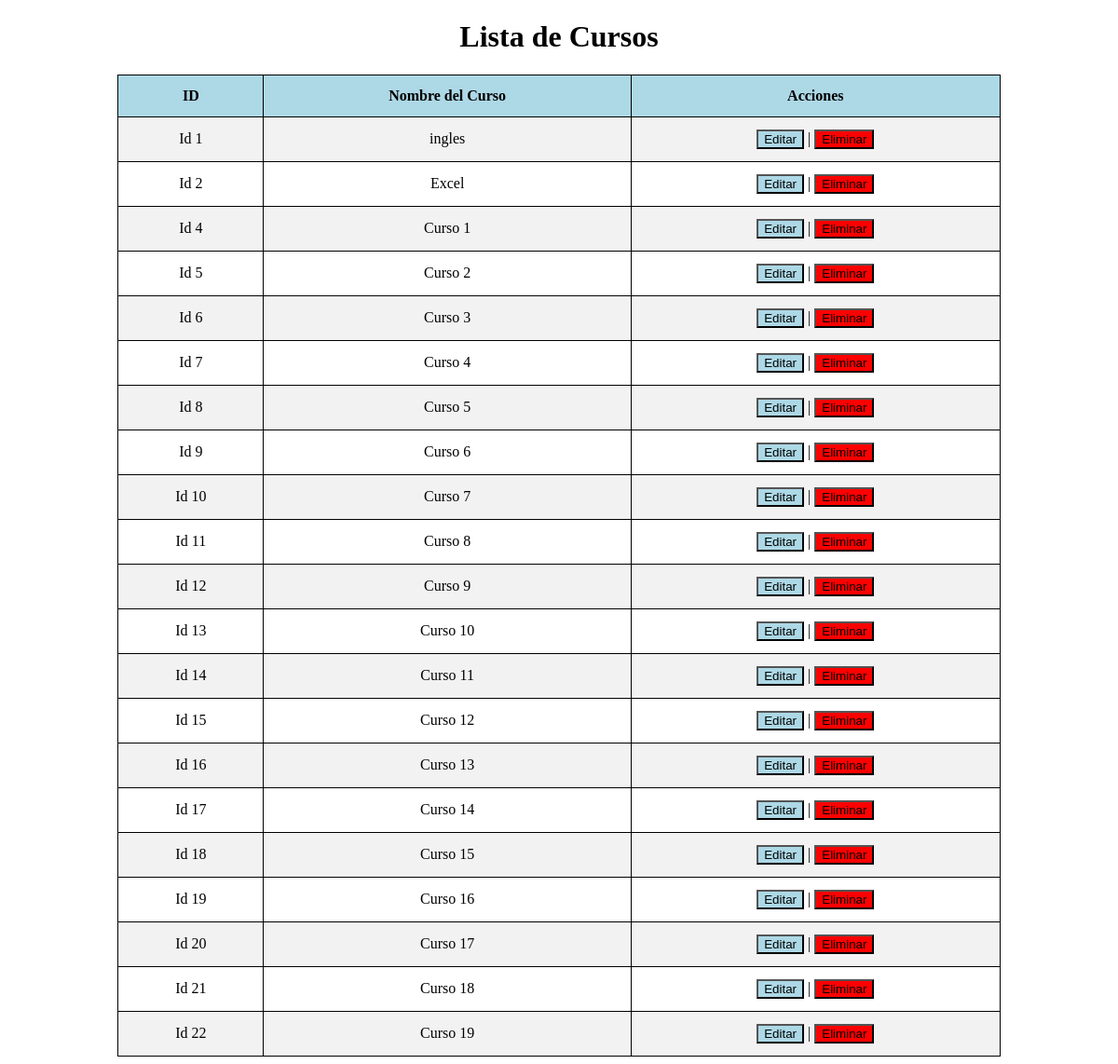
Page /prueba/mostrar.php on the committed database.
### tables this page shows
CREATE TABLE `cursoss` (
  `id` int(11) NOT NULL,
  `nombre_curso` varchar(255) DEFAULT NULL,
  `profesor` varchar(255) DEFAULT NULL,
  `modalidad` enum('presencial','semipresencial','virtual') DEFAULT NULL,
  `edad_minima` int(11) DEFAULT NULL,
  `edad_maxima` int(11) DEFAULT NULL,
  `hora_inicio` time DEFAULT NULL,
  `hora_fin` time DEFAULT NULL,
  `fecha_inicio` date DEFAULT NULL,
  `fecha_fin` date DEFAULT NULL,
  `cupos_limitados` int(11) DEFAULT NULL,
  `clases` int(11) DEFAULT NULL,
  `cupos_disponibles` int(11) DEFAULT NULL
);

### prueba/mostrar.php (the view, shortened to what this page needs)
<!DOCTYPE html>
<html>
<head>
</head>
<body>
    <h1>Lista de Cursos</h1>
    <table border="1">
        <tr>
            <th>ID</th>
            <th>Nombre del Curso</th>
            <th>Acciones</th>
        </tr>
        <?php
        $servername = "localhost";
        $username = "root";
        $password = "";
        $dbname = "puntod";
        $conn = new mysqli($servername, $username, $password, $dbname);
        $sql = "SELECT id, nombre_curso FROM cursoss";
        $result = $conn->query($sql);
        if ($result->num_rows > 0) {
            while ($row = $result->fetch_assoc()) {
                echo "<tr>";
                echo "<td>Id " . $row['id'] . "</td>";
                echo "<td>" . $row['nombre_curso'] . "</td>";
                echo "<td><a href='editar.php?id=" . $row['id'] . "'><button style='background-color: lightblue;'>Editar</button></a> | <a href='eliminar.php?id=" . $row['id'] . "'><button style='background-color: red;'>Eliminar</button></a></td>";
                echo "</tr>";
            }
        } else {
            echo "<tr><td colspan='3'>No se encontraron cursos.</td></tr>";
        }
        ?>
    </table>
</body>
</html>

### prueba/mostrar.php (style rules this page uses)
h1 { text-align: center; }
table { width: 80%; margin: 0 auto; border-collapse: collapse; }
th, td { border: 1px solid #000; padding: 13px; text-align: center; }
th { background-color: lightblue; }
tr:nth-child(even) { background-color: #f2f2f2; }
tr:nth-child(odd) { background-color: #fff; }
a { text-decoration: none; }

### rows in the picture
cursoss: id "1", nombre_curso "ingles"
cursoss: id "2", nombre_curso "Excel"
cursoss: id "4", nombre_curso "Curso 1"
cursoss: id "5", nombre_curso "Curso 2"
cursoss: id "6", nombre_curso "Curso 3"
cursoss: id "7", nombre_curso "Curso 4"
cursoss: id "8", nombre_curso "Curso 5"
cursoss: id "9", nombre_curso "Curso 6"
cursoss: id "10", nombre_curso "Curso 7"
cursoss: id "11", nombre_curso "Curso 8"
cursoss: id "12", nombre_curso "Curso 9"
cursoss: id "13", nombre_curso "Curso 10"
cursoss: id "14", nombre_curso "Curso 11"
cursoss: id "15", nombre_curso "Curso 12"
cursoss: id "16", nombre_curso "Curso 13"
cursoss: id "17", nombre_curso "Curso 14"
cursoss: id "18", nombre_curso "Curso 15"
cursoss: id "19", nombre_curso "Curso 16"
cursoss: id "20", nombre_curso "Curso 17"
cursoss: id "21", nombre_curso "Curso 18"
cursoss: id "22", nombre_curso "Curso 19"
